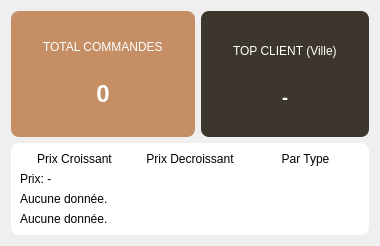
            <widget class="QWidget" name="tab_stats">
             <attribute name="title">
              <string>Statistiques</string>
             </attribute>
             <layout class="QGridLayout" name="statsGridLayout">
              <item row="0" column="0">
               <widget class="QFrame" name="stat_card_total">
                <property name="styleSheet">
                 <string>background-color: #C68E65; color: white; border-radius: 8px; padding: 10px;</string>
                </property>
                <layout class="QVBoxLayout" name="vboxTotal">
                 <item>
                  <widget class="QLabel" name="lbl_total_orders_title">
                   <property name="text">
                    <string>TOTAL COMMANDES</string>
                   </property>
                  </widget>
                 </item>
                 <item>
                  <widget class="QLabel" name="lbl_total_orders_val">
                   <property name="styleSheet">
                    <string>font-size: 24px; font-weight: bold;</string>
                   </property>
                   <property name="text">
                    <string>0</string>
                   </property>
                   <property name="alignment">
                    <set>Qt::AlignmentFlag::AlignCenter</set>
                   </property>
                  </widget>
                 </item>
                </layout>
               </widget>
              </item>
              <item row="0" column="1">
               <widget class="QFrame" name="stat_card_top">
                <property name="styleSheet">
                 <string>background-color: #3D362D; color: white; border-radius: 8px; padding: 10px;</string>
                </property>
                <layout class="QVBoxLayout" name="vboxTop">
                 <item>
                  <widget class="QLabel" name="lbl_top_client_title">
                   <property name="text">
                    <string>TOP CLIENT (Ville)</string>
                   </property>
                  </widget>
                 </item>
                 <item>
                  <widget class="QLabel" name="lbl_top_client_val">
                   <property name="styleSheet">
                    <string>font-size: 18px; font-weight: bold;</string>
                   </property>
                   <property name="text">
                    <string>-</string>
                   </property>
                   <property name="alignment">
                    <set>Qt::AlignmentFlag::AlignCenter</set>
                   </property>
                  </widget>
                 </item>
                </layout>
               </widget>
              </item>
              <item row="1" column="0" colspan="2">
               <widget class="QFrame" name="chart_container">
                <property name="styleSheet">
                 <string>background-color: white; border-radius: 8px;</string>
                </property>
                <layout class="QVBoxLayout" name="chartLayout">
                 <item>
                  <layout class="QHBoxLayout" name="statsActionsLayout">
                   <item>
                    <widget class="QPushButton" name="btn_stat_price_asc">
                     <property name="text">
                      <string>Prix Croissant</string>
                     </property>
                    </widget>
                   </item>
                   <item>
                    <widget class="QPushButton" name="btn_stat_price_desc">
                     <property name="text">
                      <string>Prix Decroissant</string>
                     </property>
                    </widget>
                   </item>
                   <item>
                    <widget class="QPushButton" name="btn_stat_type">
                     <property name="text">
                      <string>Par Type</string>
                     </property>
                    </widget>
                   </item>
                  </layout>
                 </item>
                 <item>
                  <widget class="QLabel" name="lbl_price_stats">
                   <property name="text">
                    <string>Prix: -</string>
                   </property>
                   <property name="alignment">
                    <set>Qt::AlignmentFlag::AlignLeading|Qt::AlignmentFlag::AlignLeft|Qt::AlignmentFlag::AlignTop</set>
                   </property>
                   <property name="wordWrap">
                    <bool>true</bool>
                   </property>
                  </widget>
                 </item>
                 <item>
                  <widget class="QLabel" name="lbl_type_stats">
                   <property name="text">
                    <string>Aucune donnée.</string>
                   </property>
                   <property name="alignment">
                    <set>Qt::AlignmentFlag::AlignLeading|Qt::AlignmentFlag::AlignLeft|Qt::AlignmentFlag::AlignTop</set>
                   </property>
                   <property name="wordWrap">
                    <bool>true</bool>
                   </property>
                  </widget>
                 </item>
                 <item>
                  <widget class="QLabel" name="lbl_city_stats">
                   <property name="text">
                    <string>Aucune donnée.</string>
                   </property>
                   <property name="alignment">
                    <set>Qt::AlignmentFlag::AlignLeading|Qt::AlignmentFlag::AlignLeft|Qt::AlignmentFlag::AlignTop</set>
                   </property>
                   <property name="wordWrap">
                    <bool>true</bool>
                   </property>
                  </widget>
                 </item>
                </layout>
               </widget>
              </item>
             </layout>
            </widget>
